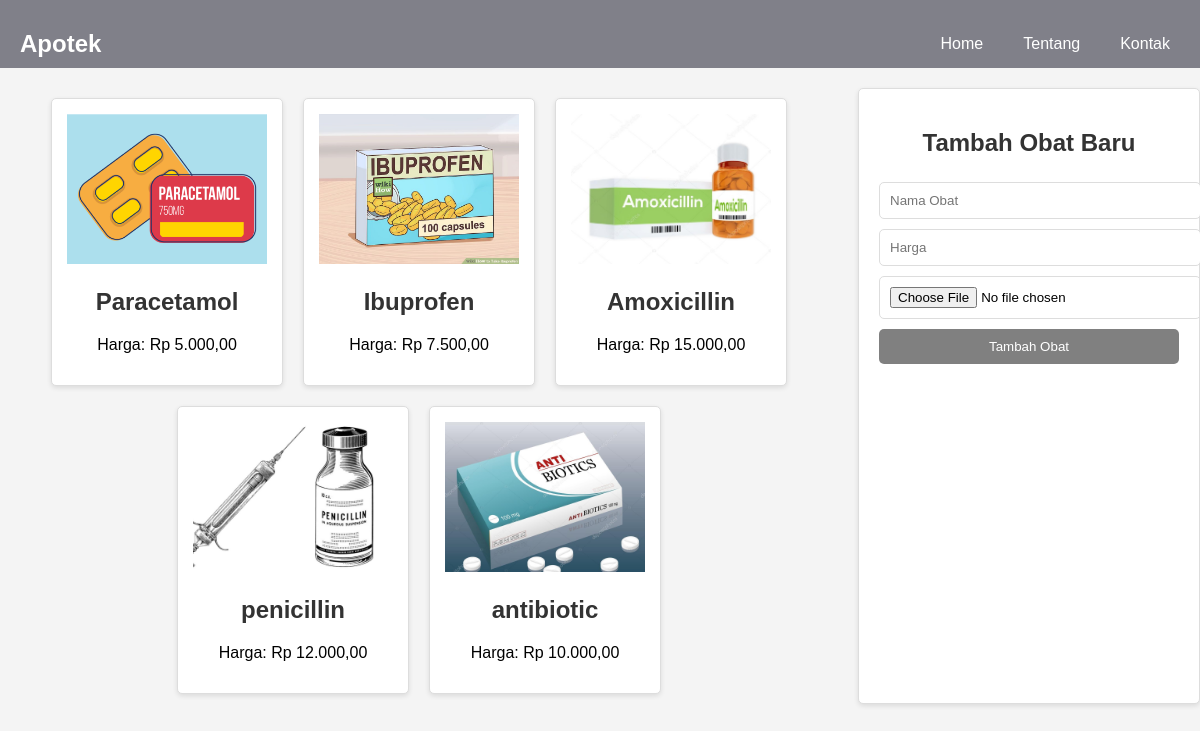
The app's page /product.php (signed in) with its own data.
### tables this page shows
CREATE TABLE `produk_obat` (
  `id` int(11) NOT NULL AUTO_INCREMENT,
  `nama` varchar(100) NOT NULL,
  `harga` decimal(10,2) NOT NULL,
  PRIMARY KEY (`id`)
);

### product.php (the view, shortened to what this page needs)
<?php
$servername = "localhost";
$username = "root";
$password = "";
$dbname = "apotek";
$conn = new mysqli($servername, $username, $password, $dbname);
$sql = "SELECT * FROM produk_obat";
$result = $conn->query($sql);
?>
<!DOCTYPE html>
<html lang="en">
<head>
    <link rel="stylesheet" href="assets/css/product.css">
</head>
<body>
    <nav class="navbar">
        <div class="container">
            <a href="#" class="navbar-brand">Apotek</a>
            <ul class="navbar-menu">
                <li><a href="admin.php">Home</a></li>
                <li><a href="#">Tentang</a></li>
                <li><a href="#">Kontak</a></li>
            </ul>
        </div>
    </nav>
    <div class="container">
        <div class="produk-list">
            <?php if ($result->num_rows > 0): ?>
                <?php while($row = $result->fetch_assoc()): ?>
                    <div class ="produk-item">
                        <img src="/assets/img/<?php echo strtolower($row['nama']); ?>.jpg" alt="<?php echo $row['nama']; ?>" style="width: 100%; height: 150px; object-fit: cover;">
                        <h2><?php echo $row['nama']; ?></h2>
                        <p>Harga: Rp <?php echo number_format($row['harga'], 2, ',', '.'); ?></p>
                    </div>
                <?php endwhile; ?>
            <?php else: ?>
                <p>Tidak ada obat yang tersedia.</p>
            <?php endif; ?>
        </div>
        <div class="form-container">
            <h2>Tambah Obat Baru</h2>
            <form action="<?php echo $_SERVER['PHP_SELF']; ?>" method="POST" enctype="multipart/form-data">
                <input type="text" name="nama" placeholder="Nama Obat" required>
                <input type="number" name="harga" placeholder="Harga" required>
                <input type="file" name="gambar" required>
                <button type="submit">Tambah Obat</button>
            </form>
        </div>
    </div>
</body>
</html>

### assets/css/product.css (style rules this page uses)
body { font-family: Arial, sans-serif; margin: 0; padding: 0; background-color: #f4f4f4; }
.navbar { background-color: #808089; padding: 10px 20px; color: white; }
.navbar .container { display: flex; justify-content: space-between; align-items: center; }
.navbar-brand { font-size: 24px; font-weight: bold; text-decoration: none; color: white; }
.navbar-menu { list-style: none; display: flex; margin: 0; padding: 0; }
.navbar-menu li { margin-left: 20px; }
.navbar-menu a { text-decoration: none; color: white; padding: 5px 10px; transition: background-color 0.3s; }
h1, h2 { color: #333; text-align: center; }
.container { display: flex; justify-content: space-between; flex-wrap: wrap; margin-top: 20px; }
.produk-list { flex: 1; display: flex; flex-wrap: wrap; justify-content: center; margin-right: 20px; }
.produk-item { background: #fff; border: 1px solid #ddd; border-radius: 5px; box-shadow: 0 2px 5px rgba(0, 0, 0, 0.1); margin: 10px; padding: 15px; text-align: center; width: 200px; }
.form-container { flex: 0 0 300px; background: #fff; border: 1px solid #ddd; border-radius: 5px; padding: 20px; box-shadow: 0 2px 5px rgba(0, 0, 0, 0.1); }
.form-container input[type="text"], .form-container input[type="number"], .form-container input[type="file"], .form-container button { width: 100%; padding: 10px; margin: 5px 0; border: 1px solid #ddd; border-radius: 5px; }
.form-container button { background-color: #808080; color: white; cursor: pointer; border: none; }

### records on screen
produk_obat: shows a picture, nama "Paracetamol", harga "5.000,00"
produk_obat: shows a picture, nama "Ibuprofen", harga "7.500,00"
produk_obat: shows a picture, nama "Amoxicillin", harga "15.000,00"
produk_obat: nama (picture), nama "penicillin", harga "12.000,00"
produk_obat: nama (picture), nama "antibiotic", harga "10.000,00"
